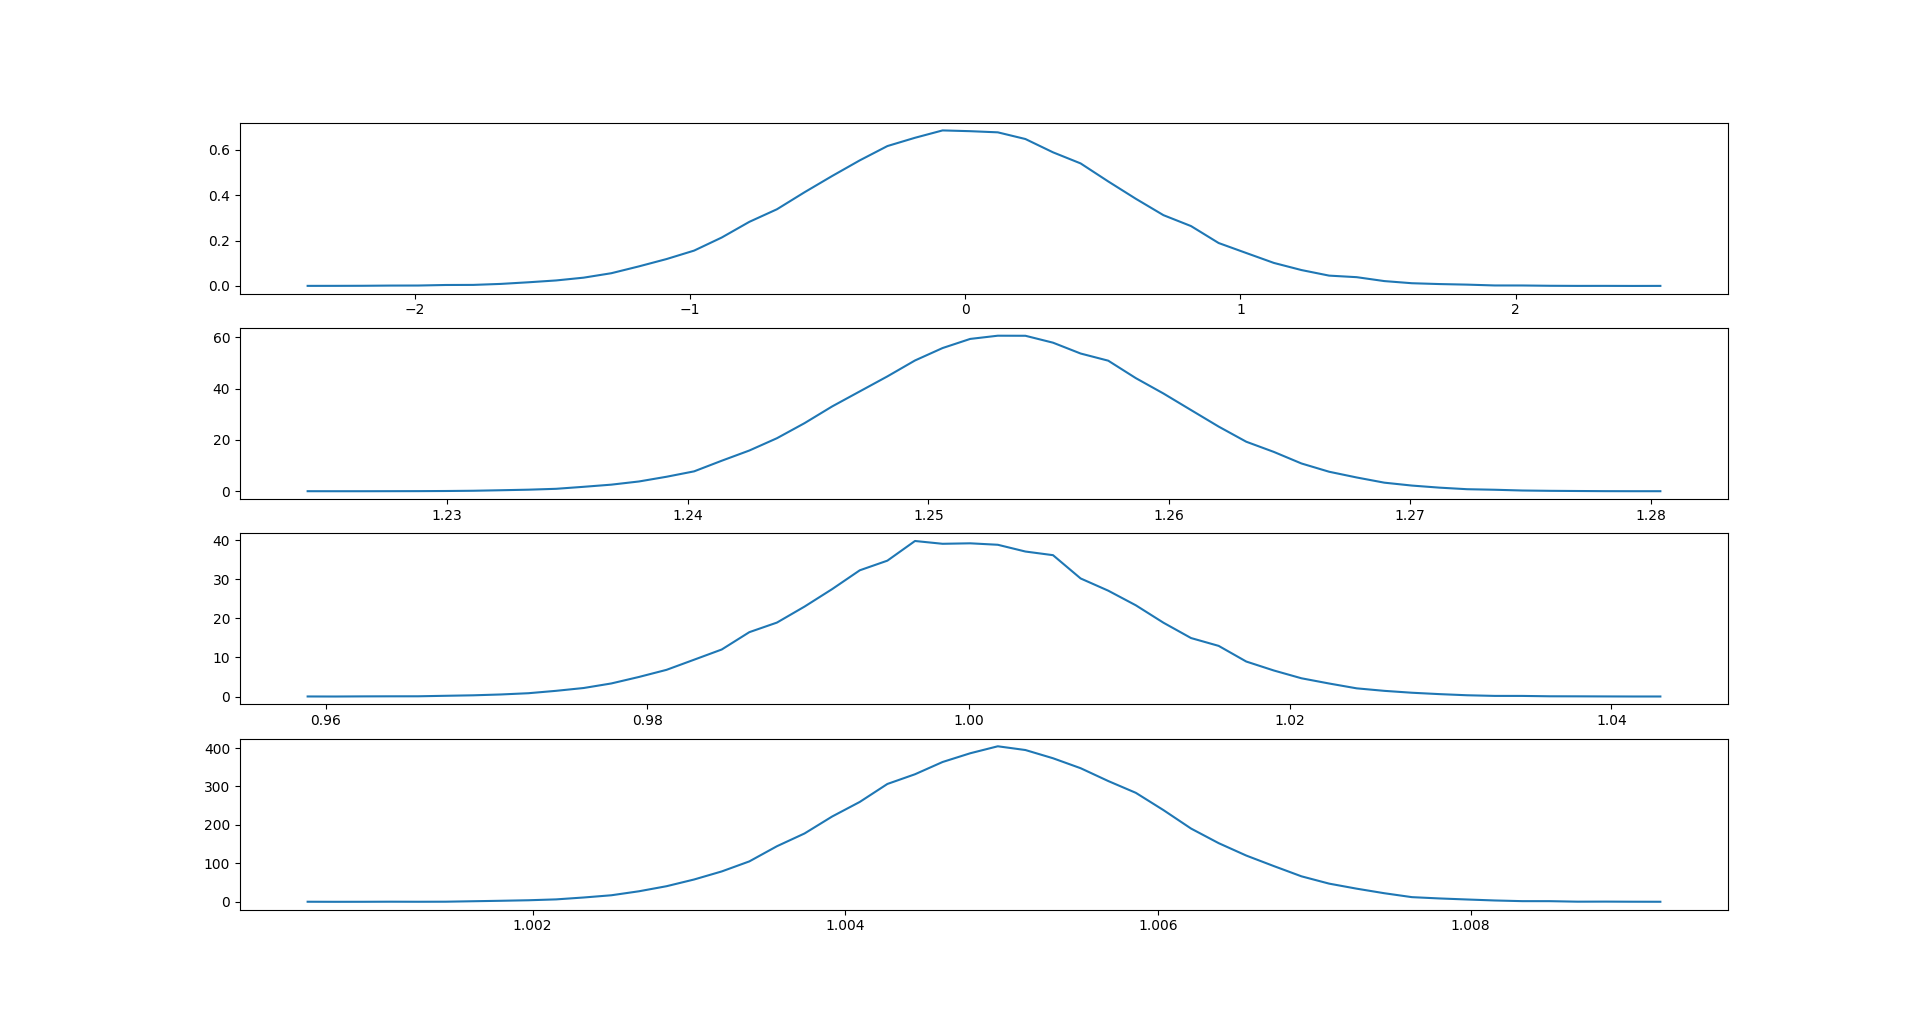

Write Python code to recreate this figure.
import numpy as np
import matplotlib.pyplot as plt

np.random.seed(42)

# Determine the number of IIDs taken for CLT approximation
n = 10000
# Number of samples being called for each IIDs
k = 100000
# Uniform Random Variable
a = np.zeros((k,))
for i in range(n):
    a += np.random.uniform(-100,100,(k,))
a = a/n

# Rayleigh RV with scale 1
b = np.zeros((k,))
for i in range(n):
    b += np.random.rayleigh(1, (k,))
b = b/n

# Poisson RV with Lambda = 1
c = np.zeros((k,))
for i in range(n):
    c += np.random.poisson(1,(k,))
c = c/n

# Log-Normal RV
d = np.zeros((k,))
for i in range(n):
    d += np.random.lognormal(0,0.1,(k,))
d = d/n

clts = [a,b,c,d]

fig, ax = plt.subplots(4, 1)

for i in range(len(clts)):
    hist, bins = np.histogram(clts[i], bins=50, normed=True)
    bin_centers = (bins[1:]+bins[:-1])*0.5
    ax[i].plot(bin_centers, hist)
plt.show()
